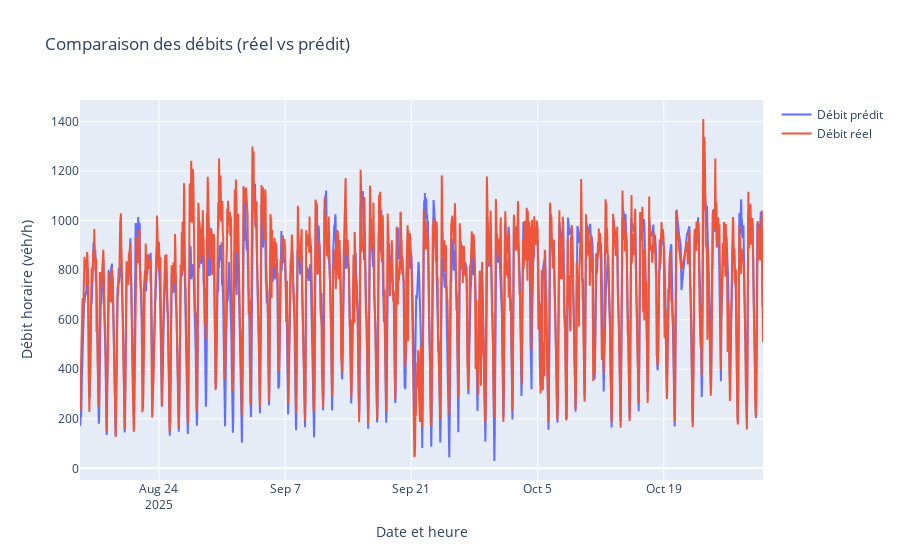

Write notebook code for a chart like this one.
### Code cell
import plotly.graph_objects as go

time_index = df_final.loc[X_test.index, 'Date et heure de comptage']

fig = go.Figure()
fig.add_trace(go.Scatter(
    x=time_index,
    y=y_pred,
    mode='lines',
    name='Débit prédit'
))
fig.add_trace(go.Scatter(
    x=time_index,
    y=y_test,
    mode='lines',
    name='Débit réel'
))

fig.update_layout(
    title="Comparaison des débits (réel vs prédit)",
    xaxis_title="Date et heure",
    yaxis_title="Débit horaire (véh/h)",
    hovermode='x unified'
)

fig.show()

### Figure 1 — Plotly figure (JSON) as saved in the notebook; plotly's stock layout.template omitted (floating-point values rounded to 4 significant figures; data arrays with more than 128 entries replaced by an {"elided": "..."} marker saying what was removed)
{"data": [{"mode": "lines", "name": "Débit prédit", "type": "scatter", "x": {"elided": "1741 str values"}, "y": {"elided": "1741 float values"}}, {"mode": "lines", "name": "Débit réel", "type": "scatter", "x": {"elided": "1741 str values"}, "y": {"elided": "1741 float values"}}], "layout": {"hovermode": "x unified", "title": {"text": "Comparaison des débits (réel vs prédit)"}, "xaxis": {"title": {"text": "Date et heure"}}, "yaxis": {"title": {"text": "Débit horaire (véh/h)"}}}}
